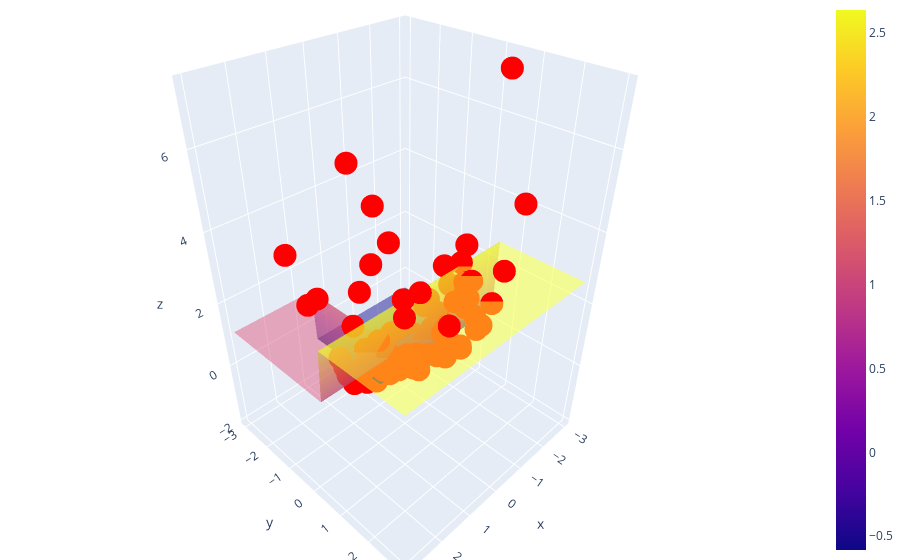

Write notebook code for a chart like this one.
### Code cell
Z = model.predict(np.array([X.ravel(), Y.ravel()]).T).reshape(X.shape)

fig = go.Figure()

# Add the first scatter plot
fig.add_trace(
    go.Scatter3d(x=x[:, 0], y=x[:, 1], z=y, mode="markers", marker=dict(color="red"))
)

fig.add_trace(go.Surface(x=X, y=Y, z=Z, opacity=0.5))

# Update the layout
fig.update_layout(margin=dict(l=0, r=0, b=0, t=0))

# Show the figure
fig.show()
